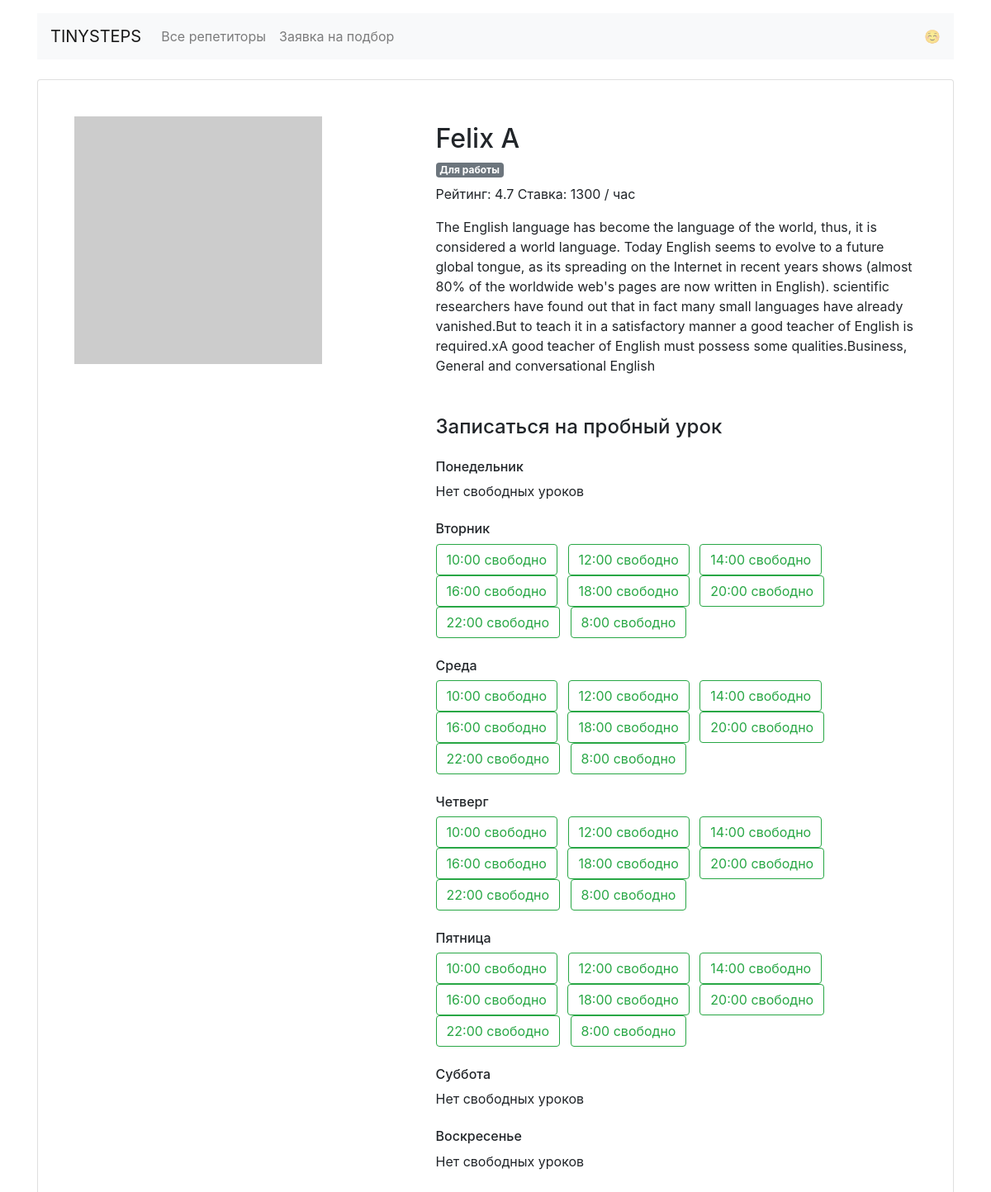
/profiles/2/, run on the app's committed database.
### app.py (models this page shows)
class Teacher(db.Model):
    __tablename__ = "teachers"
    id = db.Column(db.Integer, primary_key=True)
    name = db.Column(db.String, nullable=False)
    price = db.Column(db.Integer, nullable=False)
    schedule = db.Column(db.String, nullable=False)
    rating = db.Column(db.Float, nullable=False)
    picture = db.Column(db.String, nullable=False)
    about = db.Column(db.String, nullable=False)
    goals = db.Column(db.String, nullable=False)
    students = db.relationship("Booking", back_populates="teacher")

### app.py (the view)
@app.route('/profiles/<int:id_tutor>/')
def tutor_page(id_tutor):
    ru_teacher_goal_list = []
    teacher_from_id = db.session.query(Teacher).get_or_404(id_tutor)
    for goal, ru_goal in goals_file.items():
        if goal in json.loads(teacher_from_id.goals):
            ru_teacher_goal_list.append(ru_goal)
    return render_template('profile.html',
                           id_tutor=id_tutor,
                           schedule=json.loads(teacher_from_id.schedule),
                           name=teacher_from_id.name,
                           rating=teacher_from_id.rating,
                           price=teacher_from_id.price,
                           picture=teacher_from_id.picture,
                           about=teacher_from_id.about,
                           eng_dayname=eng_dayname,
                           ru_teacher_goal_list=ru_teacher_goal_list,
                           )

### templates/profile.html (shortened to what this page needs)
{% extends 'base.html' %}
{% block container %}
  <main class="container mt-3">
    <div class="card my-4 mx-auto">
      <div class="card-body m-2 m-md-4">
        <article class="row">
          <div class="col-5"><img src="{{ picture }}" class="img-fluid" alt=""></div>
          <div class="col-7">
            <h6 class="teacher=info">
              <h1 class="h2">{{ name }}</h1>{% for goal in ru_teacher_goal_list %}
              <h6><span class="badge badge-secondary mr-2">{{ goal }}</span></h6>{% endfor %}<p>Рейтинг: {{ rating }} Ставка: {{ price }} / час</p>
              <p>{{ about }}</p>
            <section class="available">
              <h4 class="mb-4 mt-5">Записаться на пробный урок</h4>
              <h6 class="mt-4">Понедельник</h6>
                {% if True not in schedule['mon'].values() %}<p>Нет свободных уроков</p>{% endif %}
              <h6 class="mt-4">Вторник</h6>
              {% for time, bool in schedule['tue'].items() %} {% if bool == True %}
              <a href="/booking/{{ id_tutor }}/{{ eng_dayname[1] }}/{{ time.partition(':')[0] }}/" class="btn btn-outline-success mr-2">
                {{ time }} свободно</a>{% endif %}{% endfor %}{% if True not in schedule['tue'].values() %}<p>Нет свободных уроков</p>{% endif %}
              <h6 class="mt-4">Среда</h6>
              {% for time, bool in schedule['wed'].items() %} {% if bool == True %}
              <a href="/booking/{{ id_tutor }}/{{ eng_dayname[2] }}/{{ time.partition(':')[0] }}/" class="btn btn-outline-success mr-2">
                {{ time }} свободно</a>{% endif %}{% endfor %}{% if True not in schedule['wed'].values() %}<p>Нет свободных уроков</p>{% endif %}
              <h6 class="mt-4">Четверг</h6>
              {% for time, bool in schedule['thu'].items() %} {% if bool == True %}
              <a href="/booking/{{ id_tutor }}/{{ eng_dayname[3] }}/{{ time.partition(':')[0] }}/" class="btn btn-outline-success mr-2">
                {{ time }} свободно</a>{% endif %}{% endfor %}{% if True not in schedule['thu'].values() %}<p>Нет свободных уроков</p>{% endif %}
              <h6 class="mt-4">Пятница</h6>
              {% for time, bool in schedule['fri'].items() %} {% if bool == True %}
              <a href="/booking/{{ id_tutor }}/{{ eng_dayname[4] }}/{{ time.partition(':')[0] }}/" class="btn btn-outline-success mr-2">
                {{ time }} свободно</a>{% endif %}{% endfor %}{% if True not in schedule['fri'].values() %}<p>Нет свободных уроков</p>{% endif %}
              <h6 class="mt-4">Суббота</h6>
                {% if True not in schedule['sat'].values() %}<p>Нет свободных уроков</p>{% endif %}
              <h6 class="mt-4">Воскресенье</h6>
                {% if True not in schedule['sun'].values() %}<p>Нет свободных уроков</p>{% endif %}
            </section>
          </div>
        </article>
      </div>
    </div>
  </main>
</body>{% endblock %}

### templates/base.html (shortened to what this page needs)
<!DOCTYPE html>
<html lang="ru">
<head>
  <link rel="stylesheet" href="https://stackpath.bootstrapcdn.com/bootstrap/4.3.1/css/bootstrap.min.css">
</head>
<body>
  <header class="container mt-3">
    <nav class="navbar navbar-expand-lg navbar-light bg-light">
      <a class="navbar-brand" href="/">TINYSTEPS</a>
      <div class="collapse navbar-collapse" id="navbarNav">
        <ul class="navbar-nav">
          <li class="nav-item">
            <a class="nav-link" href="/all/">Все репетиторы</a>
          </li>
          <li class="nav-item">
            <a class="nav-link" href="/request/">Заявка на подбор</a>
          </li>
        </ul>
      </div>
      <span class="navbar-text d-sm-none d-lg-block">
        ☺️
      </span>
    </nav>
  </header>
{% block container %}{% endblock %}

### data on the page
Teacher: name "Felix A", rating "4.7", price "1300", about "The English language has become the language of the world, thus, it is considered a world language. Today English seems to evolve to a future global tongue, as its spreading on the Internet in recent years shows (almost 80% of the worldwide web's pages are now written in English). scientific researchers have found out that in fact many small languages have already vanished.But to teach it in a satisfactory manner a good teacher of English is required.xA good teacher of English must possess some qualities.Business, General and conversational English"

### other printed values
{{ goal }} "Для работы"
{{ time }} "10:00" "12:00" "14:00" "16:00" "18:00" "20:00" "22:00" "8:00"
